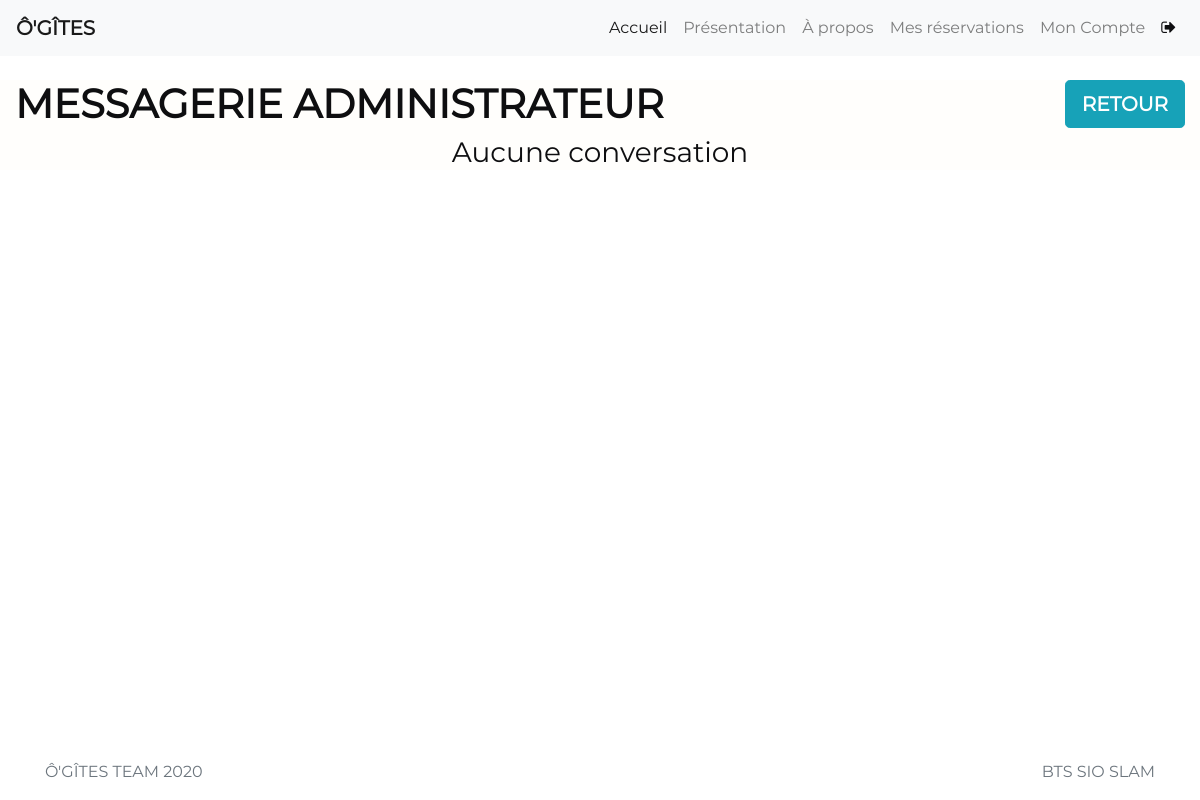
/admin/messagerie_admin.php (signed in), run on an earlier commit of the app's database.
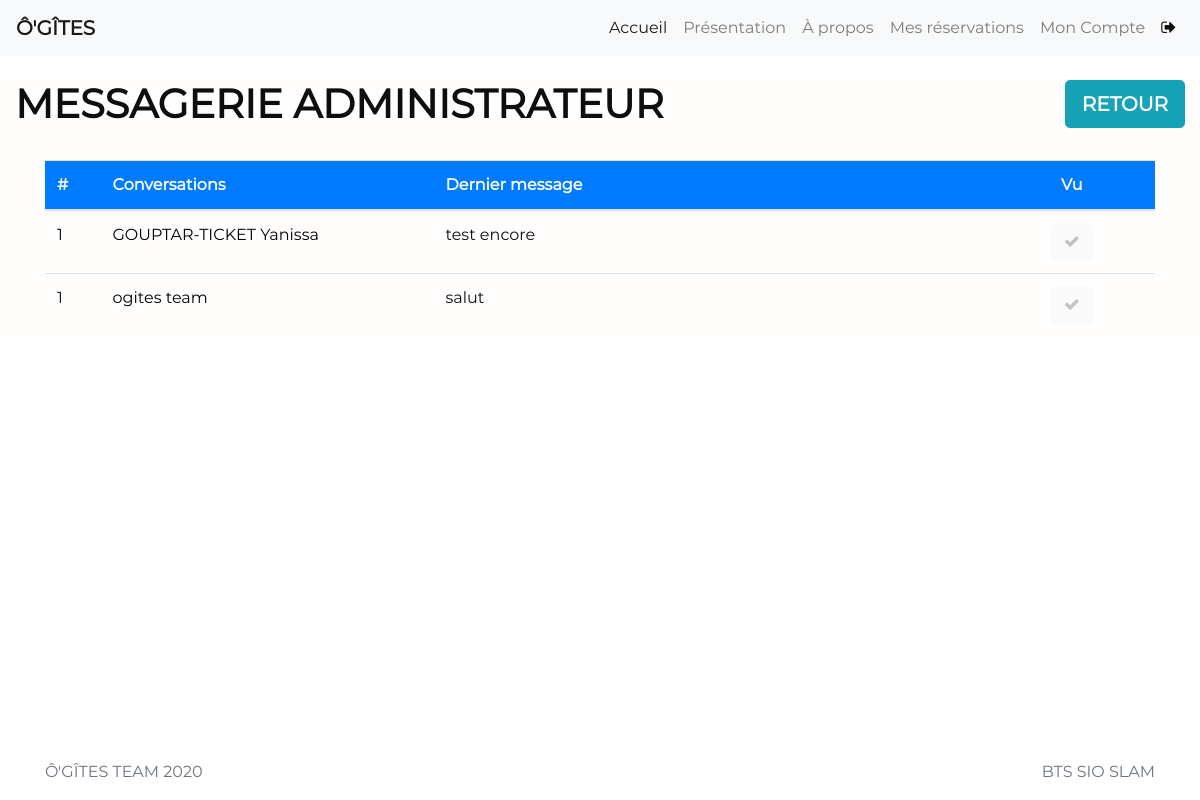
And on a later commit of the database.
### tables this page shows
CREATE TABLE `users` (
  `id_users` int(11) NOT NULL,
  `pseudo` text NOT NULL,
  `nom` text NOT NULL,
  `prenom` text NOT NULL,
  `email` text NOT NULL,
  `tel` int(11) NOT NULL,
  `mdp` text NOT NULL,
  `date_inscription` date NOT NULL,
  `id_categorie` int(11) NOT NULL
);

CREATE TABLE `messages` (
  `id_message` int(11) NOT NULL,
  `expediteur` int(11) NOT NULL,
  `destinataire` int(11) NOT NULL,
  `contenu` text NOT NULL,
  `etat_message` int(11) NOT NULL DEFAULT 0,
  `date_heure` datetime NOT NULL DEFAULT current_timestamp(),
  `type_message` int(11) NOT NULL
);

### login-system/config.php (called while the page is built, shortened)
<?php
    function bd_connect() {
            try
        {
            $bdd = new PDO('mysql:host=localhost;dbname=ogites2;charset=utf8', 'root', '', array(PDO::ATTR_ERRMODE => PDO::ERRMODE_EXCEPTION));
            return $bdd;
        }
        catch(Exeption $e)
        {
            die('Erreur : ' . $e->getMessage());
        }
    }
    $pdo = bd_connect();
    ?>
    <?php
    function reduceText($texte, $taille)
    {
        return (strlen($texte) > $taille) ? substr($texte, 0, $taille) . "..." : $texte;
    }
    function requete($requete)
    {
        global $pdo;
        $def_type = explode(" ", $requete);
        $type_req = $def_type[0];
        if ($type_req == "SELECT")
        {
            $Myresult = $pdo->query($requete);
            $Myresult->setFetchMode(PDO::FETCH_ASSOC);
            $response = $Myresult->fetch();
            return $response;
        }
        else {
            $response = $pdo->exec($requete);
        }
    }
    function toFetch($requete)
    {
        global $pdo;
        $Myresult = $pdo->query($requete);
        $Myresult->setFetchMode(PDO::FETCH_ASSOC);
        return $Myresult;
    }
    function toCount($requete)
    {
        $Myresult = toFetch($requete);
        $nb_result = $Myresult->rowCount();
        return $nb_result;
    }
?>

### admin/messagerie_admin.php (the view, shortened to what the changed rows need)
<?php
    require_once 'head.php';
    $id_users = $_SESSION["id_users"];
?>
<main role="main" class="flex-shrink-0">
    <div class="container-fluid" id="index">
        <h1 style="float: left;"><strong>MESSAGERIE ADMINISTRATEUR</strong></h1>
        <div class="container">
            <?php
                $SQLParam = "SELECT DISTINCT expediteur FROM messages "
                . "WHERE expediteur != $id_users AND destinataire = $id_users AND type_message = 2";
                $response = toFetch($SQLParam);
                $nb_messages = toCount($SQLParam);
                if ($nb_messages > 0) {
            ?>
            <br>
            <table class="table table-hover" style="width: 100%;">
                <thead>
                    <tr class="bg-primary">
                        <th class="white" style="width: 5%;">#</th>
                        <th class="white" style="width: 30%;">Conversations</th>
                        <th class="white">Dernier message</th>
                        <th class="white" style="width: 15%; text-align: center">Vu</th>
                    </tr>
                </thead>
                <tbody>
                    <?php
                        $xc = 1;
                        while ($info_messages = $response->fetch()) {
                    ?>
                    <tr>
                        <td><?php echo $xc ?></td>
                        <?php
                        $id_client = $info_messages["expediteur"];
                        $SQLParam2 = "SELECT nom, prenom FROM users WHERE id_users = $id_client";
                        $info_client = requete($SQLParam2);
                        $nom_prenom = $info_client["nom"] . " " . $info_client["prenom"];
                        ?>
                        <td><a href="convers.php?expediteur=<?php echo $id_client ?>&destinataire=<?php echo $id_users ?>""><?php echo $nom_prenom; ?></a></td>
                        <?php
                        $SQLParam3 = "SELECT contenu, id_message, etat_message FROM messages "
                        . "WHERE (expediteur = $id_client AND destinataire = $id_users) OR (expediteur = $id_users AND destinataire = $id_client) "
                        . "ORDER BY id_message DESC LIMIT 1";
                        $dernier_message = requete($SQLParam3);
                        ?>
                        <td><?php echo reduceText($dernier_message["contenu"], 60);?></td>
                        <td style="text-align: center">
                            <button class="btn btn-light" disabled="true">
                                <strong>
                                    <?php
                                    if ($dernier_message["etat_message"] == 1)
                                    {
                                    ?>
                                        <i class="fa fa-check" style="color: #31B2E9"></i>
                                    <?php
                                    }
                                    else
                                    {
                                    ?>
                                        <i class="fa fa-check" style="color: #A1A3A5"></i>
                                    <?php
                                    }
                                    ?>
                                </strong>
                            </button>
                        </td>
                    </tr>
                    <?php
                        }
                    ?>
                </tbody>
            </table>
            <?php
                }
                else
                {
            ?>
                <h3 align="center">Aucune conversation</h3>
            <?php
            }
            ?>
        </div>
    </div>
</main>
<?php
	require_once '../javascripts.php';
	require_once '../footer.php';
?>

What changed in the data, as far as the page shows it:
now on this page (row unchanged): users: nom_prenom "GOUPTAR-TICKET Yanissa"
added messages: contenu "test encore", etat_message 0 (drawn)
added users: nom_prenom "ogites team"
added messages: contenu "salut", etat_message 0 (drawn)
Also different on the page:
text no longer shown: "Aucune conversation"
text now shown: "# Conversations Dernier message Vu"
new list line: "1"
